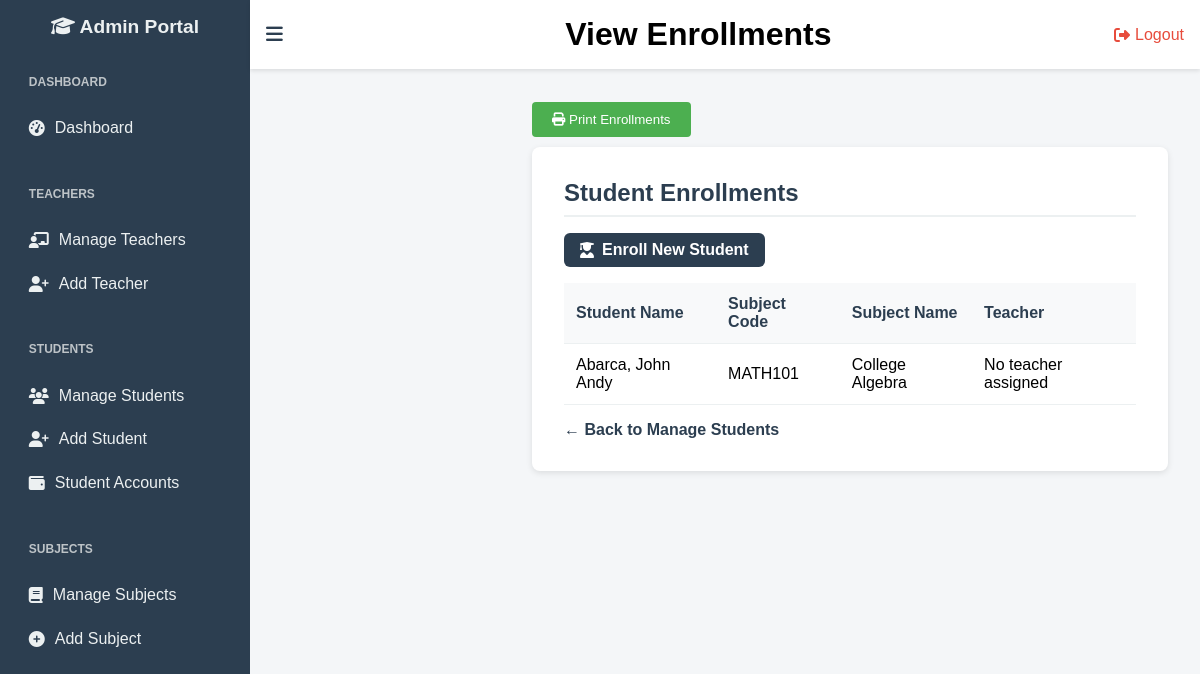
Screenshot of /view_enrollments.php (signed in) with the database file from the repository.
### tables this page shows
CREATE TABLE `enrollments` (
  `id` int(11) NOT NULL,
  `student_id` int(11) NOT NULL,
  `subject_id` int(11) NOT NULL,
  `teacher_id` int(11) DEFAULT NULL
);

CREATE TABLE `students` (
  `id` int(11) NOT NULL,
  `lastname` varchar(100) DEFAULT NULL,
  `firstname` varchar(100) DEFAULT NULL,
  `middlename` varchar(100) DEFAULT NULL,
  `dob` date DEFAULT NULL,
  `gender` varchar(10) DEFAULT NULL,
  `email` varchar(150) DEFAULT NULL,
  `phone` varchar(20) DEFAULT NULL,
  `address` text DEFAULT NULL,
  `grade_level` varchar(50) DEFAULT NULL,
  `program` varchar(100) DEFAULT NULL,
  `previous_school` varchar(150) DEFAULT NULL,
  `enrollment_date` date DEFAULT NULL,
  `student_type` varchar(20) DEFAULT NULL,
  `parent_name` varchar(150) DEFAULT NULL,
  `parent_relationship` varchar(50) DEFAULT NULL,
  `parent_phone` varchar(20) DEFAULT NULL,
  `username` varchar(100) DEFAULT NULL,
  `password` varchar(255) DEFAULT NULL,
  `created_at` timestamp NOT NULL DEFAULT current_timestamp(),
  `role` varchar(50) DEFAULT 'student',
  `balance` decimal(10,2) DEFAULT 0.00,
  `grade` varchar(10) DEFAULT NULL,
  `approval_status` enum('pending','approved','rejected') DEFAULT 'pending'
);

CREATE TABLE `subjects` (
  `id` int(11) NOT NULL,
  `subject_code` varchar(50) NOT NULL,
  `subject_name` varchar(100) NOT NULL,
  `units` int(11) NOT NULL,
  `semester` varchar(20) DEFAULT NULL,
  `year_level` varchar(20) DEFAULT NULL,
  `school_year` varchar(9) DEFAULT NULL,
  `program` varchar(255) DEFAULT NULL
);

### view_enrollments.php (the view, shortened to what this page needs)
<?php
$conn = new mysqli("localhost", "root", "", "student_management_system");
$sql = "SELECT e.*, s.lastname as student_lastname, s.firstname as student_firstname,
        sub.subject_code, sub.subject_name, t.lastname as teacher_lastname, t.firstname as teacher_firstname
        FROM enrollments e
        INNER JOIN students s ON e.student_id = s.id
        INNER JOIN subjects sub ON e.subject_id = sub.id
        LEFT JOIN teachers t ON e.teacher_id = t.id
        ORDER BY s.lastname, s.firstname";
$result = $conn->query($sql);
?>
<!DOCTYPE html>
<html lang="en">
<head>
    <link rel="stylesheet" href="https://cdnjs.cloudflare.com/ajax/libs/font-awesome/6.4.0/css/all.min.css"/>
</head>
<body>
<div class="sidebar" id="sidebar">
    <h2><i class="fas fa-graduation-cap"></i> <span>Admin Portal</span></h2>
    <ul>
        <li class="section-title">Dashboard</li>
        <li><a href="admin_dashboard.php"><i class="fas fa-tachometer-alt"></i> <span>Dashboard</span></a></li>
        <li class="section-title">Teachers</li>
        <li><a href="manage_teachers.php"><i class="fas fa-chalkboard-teacher"></i> <span>Manage Teachers</span></a></li>
        <li><a href="add_teacher.php"><i class="fas fa-user-plus"></i> <span>Add Teacher</span></a></li>
        <li class="section-title">Students</li>
        <li><a href="manage_students.php"><i class="fas fa-users"></i> <span>Manage Students</span></a></li>
        <li><a href="add_student.php"><i class="fas fa-user-plus"></i> <span>Add Student</span></a></li>
        <li><a href="manage_student_accounts.php"><i class="fas fa-wallet"></i> <span>Student Accounts</span></a></li>
        <li class="section-title">Subjects</li>
        <li><a href="manage_subjects.php"><i class="fas fa-book"></i> <span>Manage Subjects</span></a></li>
        <li><a href="add_subject.php"><i class="fas fa-plus-circle"></i> <span>Add Subject</span></a></li>
    </ul>
</div>
<div class="topbar" id="topbar">
    <button class="toggle-btn" onclick="toggleSidebar()">
        <i class="fas fa-bars"></i>
    </button>
    <h1>View Enrollments</h1>
    <a href="logout.php" class="logout-btn">
        <i class="fas fa-sign-out-alt"></i> Logout
    </a>
</div>
<div class="content" id="content">
    <button class="print-btn" onclick="printContent('enrollments-content', 'Enrollments Report')">
        <i class="fas fa-print"></i> Print Enrollments
    </button>
    <div id="enrollments-content">
        <div class="enrollments-container">
            <h2>Student Enrollments</h2>
            <div class="action-buttons">
                <a href="enroll_student.php" class="add-btn">
                    <i class="fas fa-user-graduate"></i> Enroll New Student
                </a>
            </div>
            <table>
                <thead>
                    <tr>
                        <th>Student Name</th>
                        <th>Subject Code</th>
                        <th>Subject Name</th>
                        <th>Teacher</th>
                    </tr>
                </thead>
                <tbody>
                    <?php
                    if ($result->num_rows > 0) {
                        while($row = $result->fetch_assoc()) {
                            echo "<tr>";
                            echo "<td>" . $row['student_lastname'] . ", " . $row['student_firstname'] . "</td>";
                            echo "<td>" . $row['subject_code'] . "</td>";
                            echo "<td>" . $row['subject_name'] . "</td>";
                            echo "<td>" . ($row['teacher_lastname'] ? $row['teacher_lastname'] . ", " . $row['teacher_firstname'] : "No teacher assigned") . "</td>";
                            echo "</tr>";
                        }
                    } else {
                        echo "<tr><td colspan='4'>No enrollments found</td></tr>";
                    }
                    ?>
                </tbody>
            </table>
            <a href="manage_students.php" class="back-link">← Back to Manage Students</a>
        </div>
    </div>
</div>
</body>
</html>

### view_enrollments.php (style rules this page uses)
* { box-sizing: border-box; margin: 0; padding: 0; }
body { font-family: Arial, sans-serif; display: flex; min-height: 100vh; background-color: #f4f6f8; }
.sidebar { width: 250px; background-color: #2c3e50; color: #ecf0f1; padding-top: 1rem; flex-shrink: 0; overflow: hidden; transition: all 0.3s ease; }
.sidebar h2 { text-align: center; margin-bottom: 1rem; font-size: 1.2rem; }
.sidebar ul { list-style: none; padding: 0 1rem; }
.sidebar li { padding: 0.8rem; transition: background-color 0.2s; }
.sidebar .section-title { font-weight: bold; font-size: 0.75rem; margin-top: 1.5rem; margin-bottom: 0.3rem; color: #bdc3c7; text-transform: uppercase; }
.sidebar a { color: #ecf0f1; text-decoration: none; display: flex; align-items: center; gap: 10px; }
.topbar { background-color: #fff; padding: 1rem; box-shadow: 0 2px 4px rgba(0, 0, 0, 0.1); display: flex; justify-content: space-between; align-items: center; position: fixed; top: 0; left: 250px; right: 0; z-index: 100; transition: all 0.3s ease; }
.toggle-btn { background: none; border: none; color: #2c3e50; font-size: 1.2rem; cursor: pointer; }
.logout-btn { color: #e74c3c; text-decoration: none; display: flex; align-items: center; gap: 5px; }
.content { flex: 1; padding: 2rem; margin-top: 60px; margin-left: 250px; transition: all 0.3s ease; }
.enrollments-container { background: #fff; padding: 2rem; border-radius: 0.5rem; box-shadow: 0 2px 6px rgba(0, 0, 0, 0.1); }
.enrollments-container h2 { margin-bottom: 1rem; color: #2c3e50; font-size: 1.5rem; border-bottom: 2px solid #ecf0f1; padding-bottom: 0.5rem; }
table { width: 100%; border-collapse: collapse; margin-top: 1rem; }
th, td { padding: 0.75rem; text-align: left; border-bottom: 1px solid #ecf0f1; }
th { background-color: #f8f9fa; font-weight: bold; color: #2c3e50; }
.action-buttons { margin-bottom: 1rem; }
.add-btn { display: inline-flex; align-items: center; gap: 0.5rem; padding: 0.5rem 1rem; background-color: #2c3e50; color: #fff; text-decoration: none; border-radius: 0.375rem; font-weight: bold; }
.back-link { display: inline-block; margin-top: 1rem; color: #2c3e50; text-decoration: none; font-weight: bold; }
.print-btn { background-color: #4CAF50; color: white; padding: 10px 20px; border: none; border-radius: 4px; cursor: pointer; margin: 10px 0; }

### rows the page displays
enrollments: student.lastname "Abarca", student.firstname "John Andy", subject.subject_code "MATH101", subject.subject_name "College Algebra"
